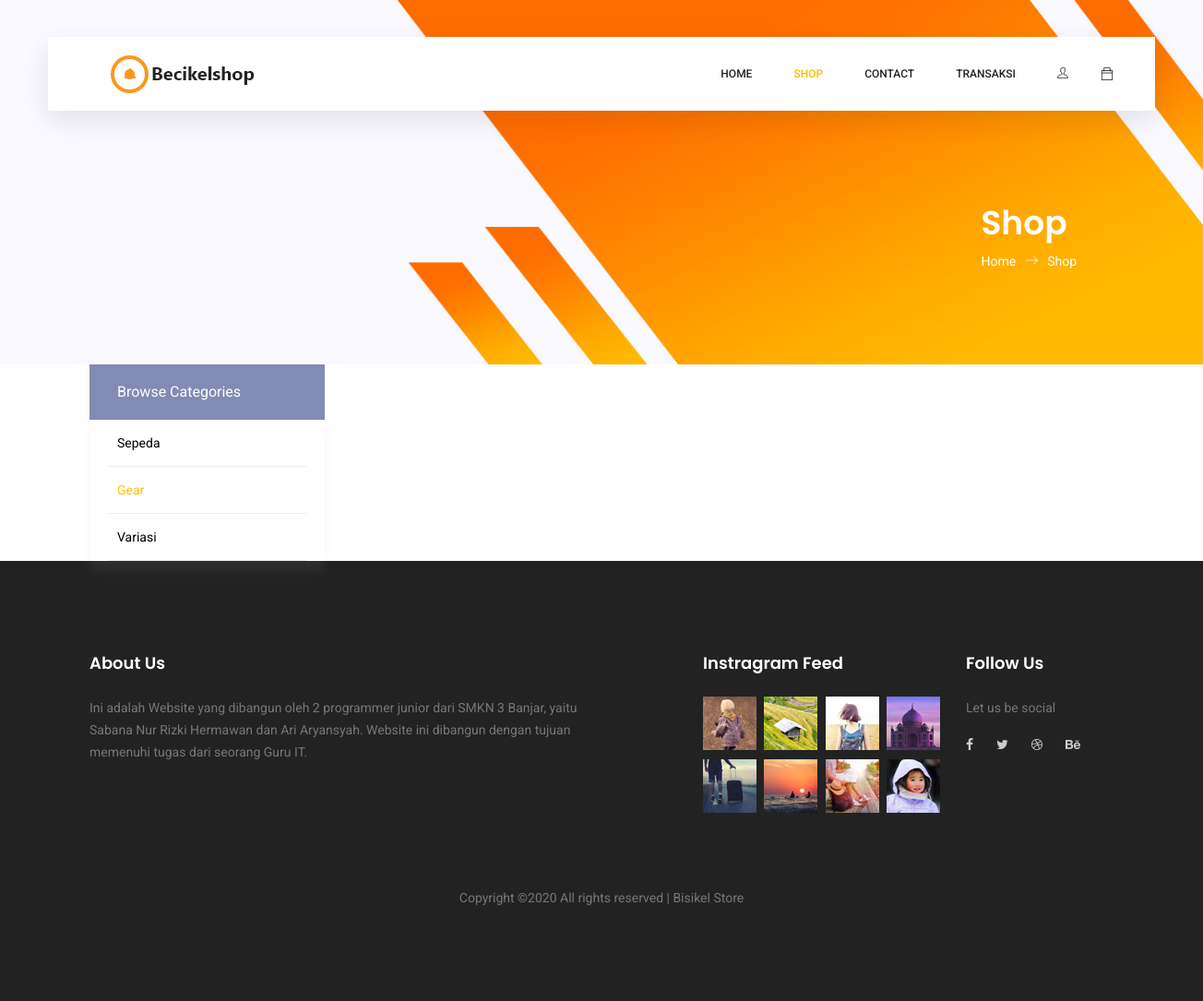
/User/Category/getProdukByCategori/2, run on an earlier commit of the app's database.
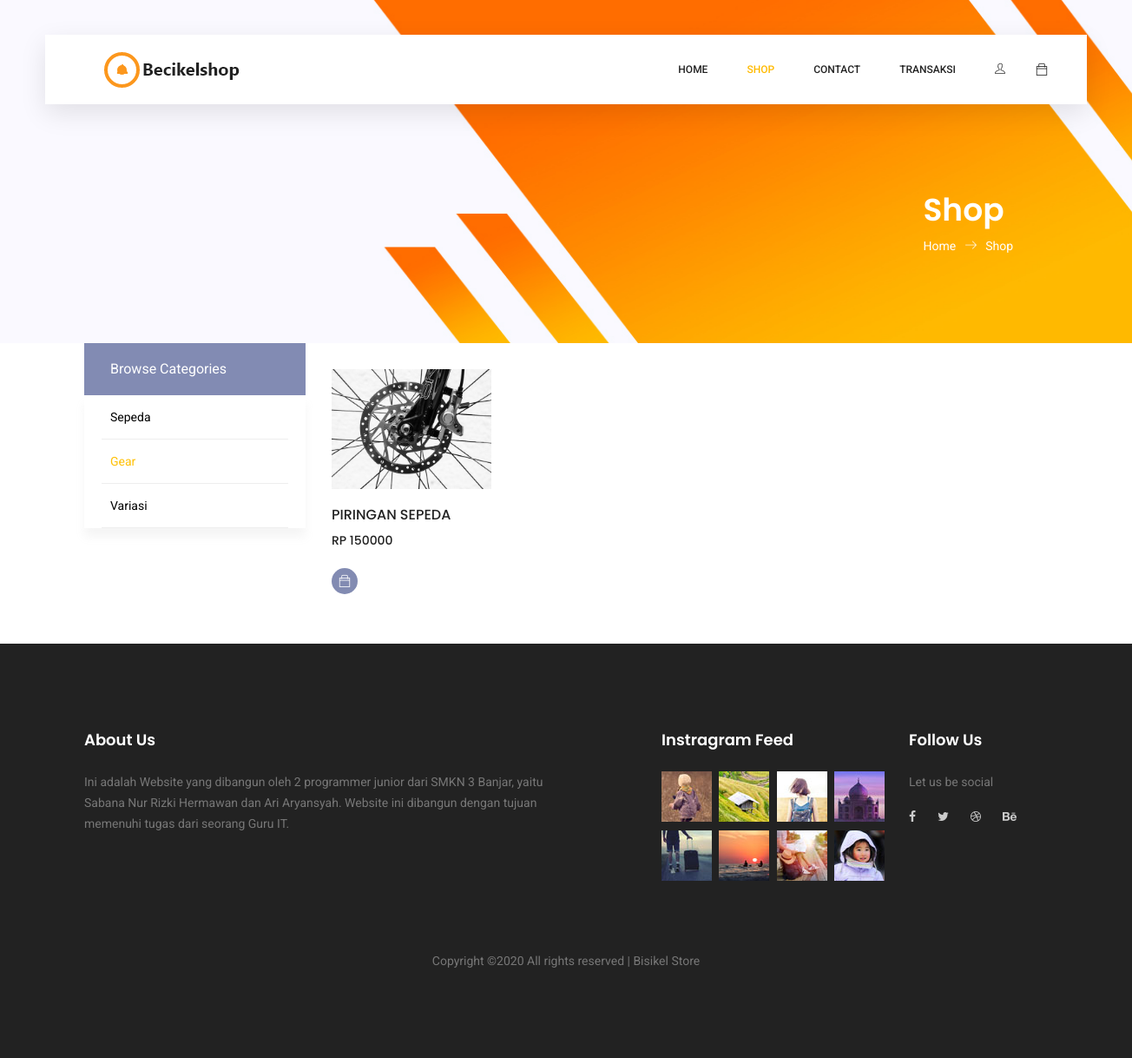
And on a later commit of the database.
### tables this page shows
CREATE TABLE `tbl_kategori_brg` (
  `id_kategori_brg` bigint(20) NOT NULL,
  `kategori_brg` varchar(191) NOT NULL DEFAULT ''
);

CREATE TABLE `tbl_brg` (
  `id_brg` bigint(20) NOT NULL,
  `nama_brg` varchar(191) NOT NULL DEFAULT '',
  `harga_brg` varchar(25) NOT NULL DEFAULT '',
  `stok` varchar(191) NOT NULL DEFAULT '0',
  `photo_brg` varchar(255) DEFAULT 'default.png',
  `deskripsi` text DEFAULT NULL,
  `id_status` int(1) DEFAULT NULL COMMENT '1 = ada.2 = kosong',
  `id_brand` int(11) DEFAULT NULL,
  `id_kategori_brg` int(11) DEFAULT NULL
);

### application/libraries/LibOwner.php (called while the page is built, shortened)
<?php
class LibOwner
{
	protected $ci;
	public function __construct()
	{
        $this->ci =& get_instance();
	}
	public function pageUser($content, $data = NULL)
	{
	    $datas = [
	    	'header' => $this->ci->load->view('User/Components/header', $data, true),
	    	'topbar' => $this->ci->load->view('User/Components/topbar', $data, true),
	    	'content' => $this->ci->load->view('User/'.$content, $data, true),
	    ];
	    return $this->ci->load->view('User/index', $datas);
	}
}

### application/controllers/User/Category.php (called while the page is built, shortened)
<?php
class Category extends CI_Controller {
	public function getProdukByCategori($id)
	{
	    $id_user = $this->session->userdata('id_user');
		$data['countCart'] = $this->um->getWithJoin($id_user)->num_rows();
		$data['getCategory'] = $this->all->mengambil('tbl_kategori_brg')->result();
		$data['brg'] = $this->um->getBarangByCategory($id)->result();
		$this->lo->pageUser('category', $data);
	}
}

### index.php (called while the page is built, shortened)
<?php
require_once BASEPATH.'core/CodeIgniter.php';

### application/models/All_mod.php (called while the page is built, shortened)
<?php
class All_mod extends CI_Model {
	public function mengambil($table, $where = NULL, $limit = NULL, $like = NULL)
	{
		return $this->db->get($table);
	}
}

### application/models/User_mod.php (called while the page is built, shortened)
<?php
class User_mod extends CI_Model {
	private function relasinya()
	{
	    $this->db->join('tbl_brg tb', 'tb.id_brg = tc.id_brg', 'left');
	}
	public function GetWithJoin($id_user, $id_brg = NULL)
	{
		$this->db->order_by('tc.id_cart', 'desc');
	    $this->db->select('tc.*');
	    $this->db->select('tb.*');
	    $this->db->from('tbl_cart tc');
	    $this->db->where('id_user', $id_user);
	    return $this->db->get();
	}
	public function getBarangByCategory($category = NULL)
	{
		$this->db->order_by('id_brg', 'desc');
	    $this->db->select('*');
	    $this->db->from('tbl_brg');
	    if ($category != NULL) {
		    $this->db->where('id_kategori_brg', $category);
	    }
	    return $this->db->get();
	}
}

### application/views/User/category.php (the view, shortened to what this page needs)
<section class="banner-area organic-breadcrumb">
	<div class="container">
		<div class="breadcrumb-banner d-flex flex-wrap align-items-center justify-content-end">
			<div class="col-first">
				<h1>Shop</h1>
				<nav class="d-flex align-items-center">
					<a href="<?= site_url('User/Home') ?>">Home<span class="lnr lnr-arrow-right"></span></a>
					<a href="#">Shop</a>
				</nav>
			</div>
		</div>
	</div>
</section>
<div class="container">
	<div class="row">
		<div class="col-xl-3 col-lg-4 col-md-5">
			<div class="sidebar-categories">
				<div class="head">Browse Categories</div>
				<ul class="main-categories">
				<?php
					foreach ($getCategory as $q) :
				?>
					<li class="main-nav-list">
						<a href="<?= site_url('User/Category/getProdukByCategori/').$q->id_kategori_brg ?>" aria-expanded="false" aria-controls="fruitsVegetable" class=" <?= ($this->uri->segment(4) == $q->id_kategori_brg)? "text-warning" : "" ?>">
							<span class="lnr lnr-arrow-right"></span><?= $q->kategori_brg ?>
						</a>
					</li>
				<?php endforeach; ?>
				</ul>
			</div>
		</div>
		<div class="col-xl-9 col-lg-8 col-md-7">
			<section class="lattest-product-area pb-40 category-list">
				<div class="row">
					<?php
						foreach ($brg as $q) :
					?>
					<div class="col-lg-3 col-md-6">
						<div class="single-product">
							<img class="img-fluid" src="<?= site_url('assets/img/barang/').$q->photo_brg ?>" width="150px" height="200px">
							<div class="product-details">
								<h6><?= $q->nama_brg ?></h6>
								<div class="price">
									<h6>Rp <?= $q->harga_brg ?></h6>
								</div>
								<div class="prd-bottom ">
									<?php
										if ($this->session->userdata('fullname') != NULL) {
											echo '<a href="'.site_url('User/Produk/detail/').$q->id_brg.'" class="social-info">
												<span class="ti-bag"></span>
												<p class="hover-text" style="font-size: 10px">add to cart</p>
											</a>';
										} else {
											echo '<a href="'.site_url('Auth/login').'" class="social-info">
												<span class="ti-bag"></span>
												<p class="hover-text" style="font-size: 10px">add to cart</p>
											</a>';
										}
									?>
								</div>
							</div>
						</div>
					</div>
					<?php endforeach; ?>
				</div>
			</section>
		</div>
	</div>
</div>

### application/views/User/Components/header.php (shortened to what this page needs)
<link rel="stylesheet" href="<?= site_url('assets/User/') ?>css/linearicons.css">
<link rel="stylesheet" href="<?= site_url('assets/User/') ?>css/font-awesome.min.css">
<link rel="stylesheet" href="<?= site_url('assets/User/') ?>css/themify-icons.css">
<link rel="stylesheet" href="<?= site_url('assets/User/') ?>css/bootstrap.css">
<link rel="stylesheet" href="<?= site_url('assets/User/') ?>css/owl.carousel.css">
<link rel="stylesheet" href="<?= site_url('assets/User/') ?>css/nice-select.css">
<link rel="stylesheet" href="<?= site_url('assets/User/') ?>css/nouislider.min.css">
<link rel="stylesheet" href="<?= site_url('assets/User/') ?>css/ion.rangeSlider.css" />
<link rel="stylesheet" href="<?= site_url('assets/User/') ?>css/ion.rangeSlider.skinFlat.css" />
<link rel="stylesheet" href="<?= site_url('assets/User/') ?>css/magnific-popup.css">
<link rel="stylesheet" href="<?= site_url('assets/User/') ?>css/main.css">

### application/views/User/Components/topbar.php (shortened to what this page needs)
<header class="header_area sticky-header">
	<div class="main_menu">
		<nav class="navbar navbar-expand-lg navbar-light main_box">
			<div class="container">
				<a class="navbar-brand logo_h" href="<?= site_url('User/Home') ?>"><img src="<?= site_url('assets/User/') ?>img/logo.png" alt=""></a>
				<div class="collapse navbar-collapse offset" id="navbarSupportedContent">
					<ul class="nav navbar-nav menu_nav ml-auto">
						<li class="nav-item <?= ($this->uri->segment(2) == 'Home')? 'active' : '' ?>"><a class="nav-link" href="<?= site_url('User/Home') ?>">Home</a></li>
						<li class="nav-item <?= ($this->uri->segment(2) == 'Category')? 'active' : '' ?>"><a class="nav-link" href="<?= site_url('User/Category') ?>">Shop</a></li>
						<li class="nav-item <?= ($this->uri->segment(2) == 'Contact')? 'active' : '' ?>"><a class="nav-link" href="<?= site_url('User/Contact') ?>">Contact</a></li>
						<li class="nav-item <?= ($this->uri->segment(2) == 'Transaksi')? 'active' : '' ?>"><a class="nav-link" href="<?= site_url('User/Transaksi') ?>">Transaksi</a></li>
						<li class="nav-item submenu dropdown">
							<a href="#" class="nav-link dropdown-toggle" data-toggle="dropdown" role="button" aria-haspopup="true"
							 aria-expanded="false"><span class="ti-user"></span></a>
						</li>
					</ul>
					<ul class="nav navbar-nav navbar-right">
						<li class="nav-item">
							<?php
								if ($this->session->userdata('fullname') != NULL) {
									echo '<a href="'.site_url('User/Cart').'" class="cart">
										<span class="ti-bag" style="color:red"></span>
										<label style="color:red">'.$countCart.'</label>
									</a>';
								} else {
									echo '<a href="'.site_url('User/Cart').'" class="cart">
										<span class="ti-bag"></span>
									</a>';
								}
							?>
						</li>
					</ul>
				</div>
			</div>
		</nav>
	</div>
</header>

### application/views/User/index.php (shortened to what this page needs)
<!DOCTYPE html>
<html lang="zxx" class="no-js">
<head>
	<?= $header ?>
</head>
<body>
	<?= $topbar ?>
	<?= $content ?>
	<footer class="footer-area section_gap">
		<div class="container">
			<div class="row">
				<div class="col-lg-6  col-md-6 col-sm-6">
					<div class="single-footer-widget">
						<h6>About Us</h6>
						<p>
							Ini adalah Website yang dibangun oleh 2 programmer junior dari SMKN 3 Banjar,
							yaitu Sabana Nur Rizki Hermawan dan Ari Aryansyah. Website ini dibangun dengan tujuan memenuhi tugas dari seorang Guru IT.
						</p>
					</div>
				</div>
				<div class="col-lg-1  col-md-6 col-sm-6">
				</div>
				<div class="col-lg-3  col-md-6 col-sm-6">
					<div class="single-footer-widget mail-chimp">
						<h6 class="mb-20">Instragram Feed</h6>
						<ul class="instafeed d-flex flex-wrap">
							<li><img src="<?= site_url('assets/User/') ?>img/i1.jpg" alt=""></li>
							<li><img src="<?= site_url('assets/User/') ?>img/i2.jpg" alt=""></li>
							<li><img src="<?= site_url('assets/User/') ?>img/i3.jpg" alt=""></li>
							<li><img src="<?= site_url('assets/User/') ?>img/i4.jpg" alt=""></li>
							<li><img src="<?= site_url('assets/User/') ?>img/i5.jpg" alt=""></li>
							<li><img src="<?= site_url('assets/User/') ?>img/i6.jpg" alt=""></li>
							<li><img src="<?= site_url('assets/User/') ?>img/i7.jpg" alt=""></li>
							<li><img src="<?= site_url('assets/User/') ?>img/i8.jpg" alt=""></li>
						</ul>
					</div>
				</div>
				<div class="col-lg-2 col-md-6 col-sm-6">
					<div class="single-footer-widget">
						<h6>Follow Us</h6>
						<p>Let us be social</p>
						<div class="footer-social d-flex align-items-center">
							<a href="#"><i class="fa fa-facebook"></i></a>
							<a href="#"><i class="fa fa-twitter"></i></a>
							<a href="#"><i class="fa fa-dribbble"></i></a>
							<a href="#"><i class="fa fa-behance"></i></a>
						</div>
					</div>
				</div>
			</div>
			<div class="footer-bottom d-flex justify-content-center align-items-center flex-wrap">
				<p class="footer-text m-0">
Copyright &copy;<script>document.write(new Date().getFullYear());</script> All rights reserved | Bisikel Store
</p>
			</div>
		</div>
	</footer>
</body>
</html>

What changed in the data, as far as the page shows it:
now on this page (row edited): tbl_brg: photo_brg (picture), nama_brg "PIRINGAN SEPEDA", harga_brg "150000"
